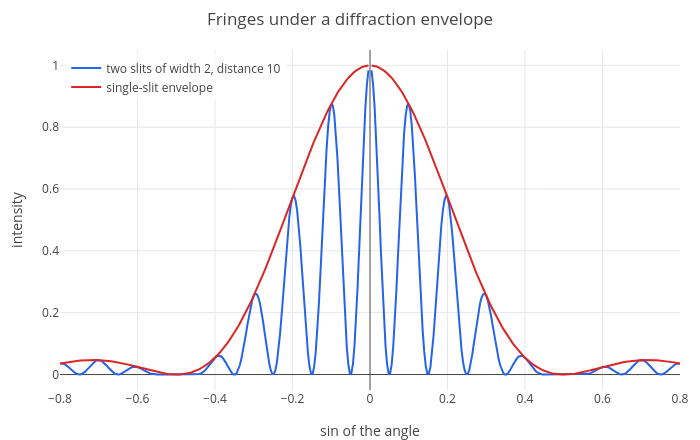

The notebook cell this image was saved under:
### Markdown cell above
The sum of 40 waves and the formula $\left(\frac{\sin u}{u}\right)^2$ (from an integral instead of a sum) lie on top of
each other. The central bright band reaches out to $\sin\theta = \lambda/a$, where the waves from the two halves of
the slit cancel in pairs. A narrower slit spreads the light **more**: squeeze a beam and it fans out. That is why a
laser beam can't be kept thin over long distances.

**Real double slits** have width too: the pattern is the double-slit fringes times the single-slit envelope. Slits 2
wavelengths wide, 10 wavelengths apart:

### Code cell
p = plot(cos(pi*10*s)^2*(sin(2*pi*s)/(2*pi*s))^2, s, -0.8, 0.8);
p = show(p, plot((sin(2*pi*s)/(2*pi*s))^2, s, -0.8, 0.8));
p = legend(p, "two slits of width 2, distance 10", "single-slit envelope");
labels(title(p, "Fringes under a diffraction envelope"), "sin of the angle", "intensity")

### Figure 1 — Plotly figure (JSON) as saved in the notebook; plotly's stock layout.template omitted (floating-point values rounded to 4 significant figures; data arrays with more than 128 entries replaced by an {"elided": "..."} marker saying what was removed)
{"data": [{"line": {"color": "#2563eb", "width": 2}, "mode": "lines", "name": "two slits of width 2, distance 10", "type": "scatter", "x": {"elided": "402 float values"}, "y": {"elided": "402 float values"}}, {"line": {"color": "#dc2626", "width": 2}, "mode": "lines", "name": "single-slit envelope", "type": "scatter", "x": {"elided": "402 float values"}, "y": {"elided": "402 float values"}}], "layout": {"height": 440, "legend": {"bgcolor": "rgba(255,255,255,0.8)", "x": 0.01, "xanchor": "left", "y": 0.99, "yanchor": "top"}, "margin": {"b": 50, "l": 60, "r": 20, "t": 50}, "showlegend": true, "title": {"text": "Fringes under a diffraction envelope"}, "width": 700, "xaxis": {"title": {"text": "sin of the angle"}, "zeroline": true}, "yaxis": {"range": [-0.04999, 1.05], "title": {"text": "intensity"}, "zeroline": true}}}
